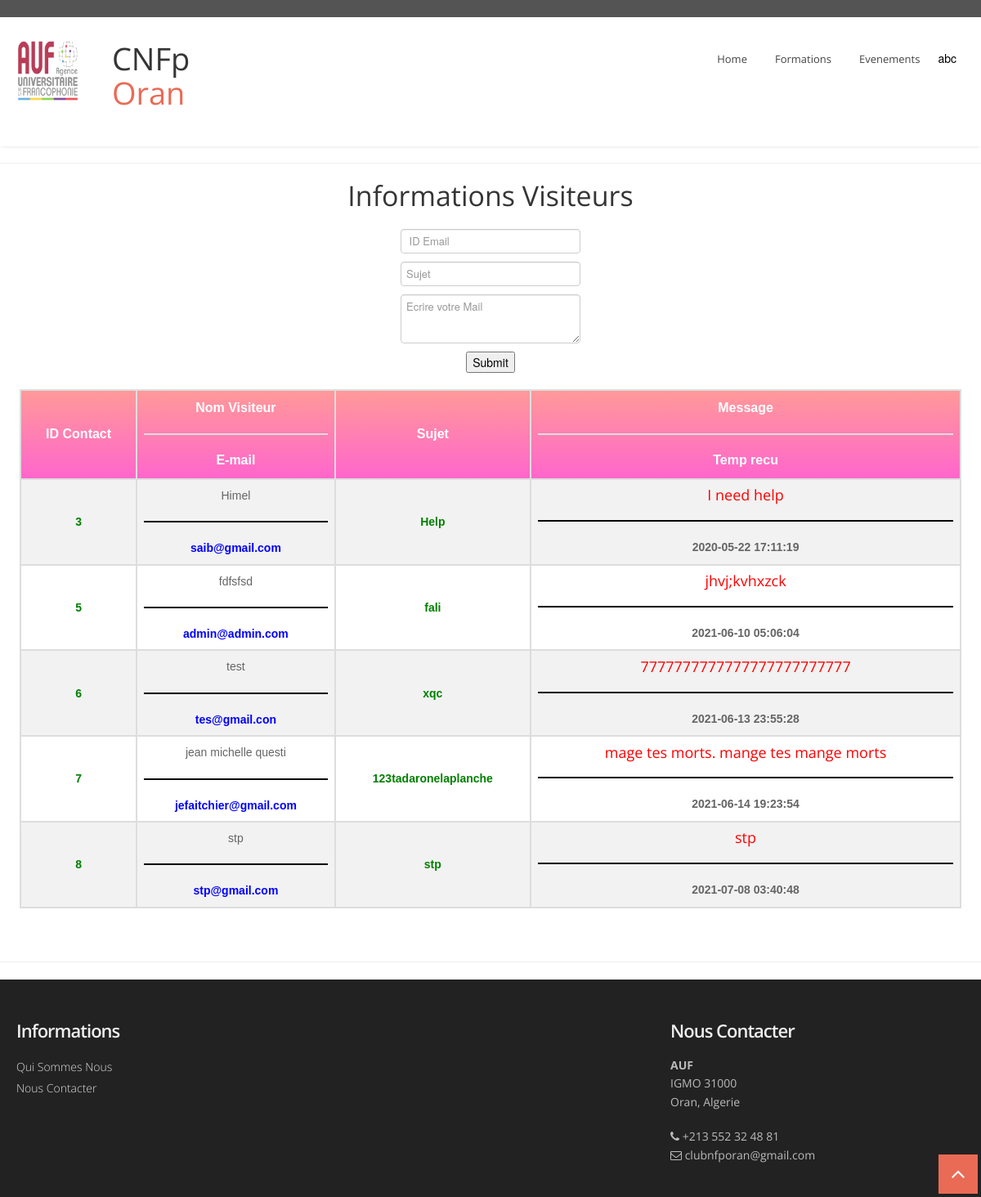
/chat_contact_us_admin.php (signed in), run on the app's committed database.
### tables this page shows
CREATE TABLE `client_signup` (
  `signup_id` int(20) NOT NULL,
  `firstname` varchar(25) NOT NULL,
  `lastname` varchar(25) NOT NULL,
  `username` varchar(25) NOT NULL,
  `phone` varchar(25) NOT NULL,
  `email` varchar(30) NOT NULL,
  `password` varchar(30) NOT NULL,
  `reg_time` datetime NOT NULL DEFAULT current_timestamp(),
  `address` varchar(40) NOT NULL,
  `pass_re_code` varchar(6) DEFAULT NULL
);

CREATE TABLE `contact_us` (
  `contact_id` int(10) NOT NULL,
  `name` varchar(20) NOT NULL,
  `email` varchar(25) NOT NULL,
  `subject` varchar(20) NOT NULL,
  `message` varchar(110) NOT NULL,
  `m_time` datetime NOT NULL DEFAULT current_timestamp()
);

### chat_contact_us_admin.php (the view, shortened to what this page needs)
<!DOCTYPE html>
<html lang="en">
<head>
</head>
<body>
  <?php
   include 'menu.php' ;
  ?>
   <hr/>
   <h2 align="center">Informations Visiteurs </h2>
   <form method="post" action="chat_contact_us_admin.php" align="center">
      <input type="text" name="email_id" placeholder=" ID Email" ><br />
       <input type="text" name="email_subject" placeholder="Sujet" ><br />
        <textarea name="reply_mail" placeholder="Ecrire votre Mail" style="height:50px"></textarea> <br />
          <input type="submit" name="submit" value="Submit">
  </form>
   <table id="my_post">
    <tr>
      <th>ID Contact</th>
      <th>Nom Visiteur <hr style="height:2px;border-width:0;color:black;background-color:#ddd">E-mail
      </th>
      <th>Sujet</th>
      <th>Message<hr style="height:2px;border-width:0;color:black;background-color:#ddd">Temp recu
      </th>
    </tr>
    <?php
       $conn = mysqli_connect("localhost","root","","AUF");
        $query = "SELECT * FROM contact_us ORDER BY contact_id ASC ";
        $r = $conn->query($query);
        while($row = $r->fetch_array()) :
         if(isset($_SESSION['user_name']))
        {
            echo "
                  <tr>
                   <td style='color: green'><b>".$row['contact_id']."</b></td>
                   <td>".$row['name']."<hr style='height:2px;border-width:0;color:black;background-color:black'>
                     <b style='color: blue'>".$row['email']."</b>
                  </td>
                  <td style='color: green'><b>".$row['subject']."</b></td>
                   <td><h6 style='color: red'>".$row['message']."</h6> <hr style='height:2px;border-width:0;color:black;background-color:black'>
                         <strong>".$row['m_time']."</strong>
                   </td>
                 </tr> " ;
         }
         else "ERROR OCCURED" ;
  ?>
<?php endwhile; ?>
</table>
  <br />
<br />
<hr/>
      <?php include 'footer.php'?>
  </body>

### menu.php (shortened to what this page needs)
 <head>
  <link href="css/bootstrap.css" rel="stylesheet" />
  <link href="css/bootstrap-responsive.css" rel="stylesheet" />
  <link href="css/flexslider.css" rel="stylesheet" />
  <link href="css/prettyPhoto.css" rel="stylesheet" />
  <link href="css/camera.css" rel="stylesheet" />
  <link href="css/jquery.bxslider.css" rel="stylesheet" />
  <link href="css/style.css" rel="stylesheet" />
  <link href="css/menubar.css" rel="stylesheet" />
  <link href="color/default.css" rel="stylesheet" />
</head>
<body>
<div id="wrapper">
  <header>
    <div class="top">
      <div class="container">
        <div class="row">
          <div class="span6">
          </div>
     <div class="span6">
      </div>
        </div>
      </div>
    </div>
    <div class="container">
      <div class="row nomargin">
        <div class="span3">
           <div class="logo-image" id="logo">
              <a href="index.php"><img src="img/logo/logo.png" class="img-fluid" /></a>
            </div>
 <h1 class="animated fadeInDown" size="30px">&nbsp;&nbsp;&nbsp;&nbsp;CNFp<span class="colored"> &nbsp;&nbsp;&nbsp;&nbsp;Oran</span></h1>
        </div>
        <div class="span9">
          <div class="navbar navbar-static-top">
            <div class="navigation">
              <nav>
                <ul class="nav topnav">
                 <li><a class ="btn btn-large btn-primary" href="index.php">Home</a></li>
                 <li><a class ="btn btn-large btn-primary" href="formation.php">Formations</a></li>
                 <li><a class ="btn btn-large btn-primary" href="event.php">Evenements</a></li>
             <?php
                  if(isset($_SESSION['user_name']))
                 {
             ?>
           <div class="dropdown">
             <button class="dropbtn">
    <?php
      $use = $_SESSION['user_name'];
      $conn = mysqli_connect("localhost","root","","AUF");
      $sql = "SELECT * FROM client_signup WHERE username='$use'";
       if($result = mysqli_query($conn,$sql))
      {
           while ($row = $result->fetch_assoc())
          {
                $firstname = $row["firstname"];
                echo '<tr>
                        <td>'.$firstname.'</td>
                      </tr>';
                echo"
                    </button>
                    <div class='dropdown-content'>
                    <a href='c_profile.php'>My Profile</a>
                    <hr><a href='c_logout.php' class='w3-bar-item w3-button w-3-padding-10px'>Logout</a></hr>
                    </div> " ;
               }
         }
    ?>
 <?php
 }
?>
                </ul>
              </nav>
            </div>
          </div>
        </div>
      </div>
    </div>
  </header>
</body>

### css/style.css (style rules this page uses)
body { font-family: 'Open Sans', sans-serif; font-size: 14px; font-weight: 400; line-height: 1.6em; color: #656565; }
a { color: #4b5056; }
.bold { font-weight: 900; }
#logo { font-size: 20px; font-weight: bold; font-family: sans-serif; font-stretch: semi-condensed; text-shadow: 3px darkblue; }
.container { padding: 0 20px 0 20px; position: relative; }
#wrapper { width: 100%; margin: 0; padding: 0; }
.row { margin-bottom: 30px; }
.row.nomargin { margin-bottom: 0; }
header { background: #fff; margin: 0; padding: 0 0 20px; position: relative; z-index: 2000; -webkit-box-shadow: 0 2px 4px -2px #ddd; -moz-box-shadow: 0 2px 4px -2px #ddd; box-shadow: 0 2px 4px -2px #ddd; }
header .top { padding: 10px 0 10px; margin: 0 0 30px; background: #545454; }
header .top .row { margin-bottom: 0; }
header .navigation { float: right; }
header ul.nav li { border: none; margin: 0; }
header ul.nav li a { border: none; font-weight: 400; }
.navbar .nav>li>a { font-size: 13px; color: #444; text-shadow: none; }

### color/default.css (style rules this page uses)
h1 span.colored, h2 span.colored,h3 span.colored,h4 span.colored,h5 span.colored,h6 span.colored { color:#e96b56; }

### css/overwrite.css (style rules this page uses)
h1, h2, h3, h4, h5, h6 { font-family:'Open Sans', sans-serif; color:#353535; font-weight:400; line-height:1.1em; margin-top:0; }
h1 { font-size:38px; margin-bottom:24px; }
h2 { font-size:34px; margin-bottom:22px; }
h6 { font-size:18px; margin-bottom:20px; }
select, textarea, input[type="text"], input[type="password"], input[type="datetime"], input[type="datetime-local"], input[type="date"], input[type="month"], input[type="time"], input[type="week"], input[type="number"], input[type="email"], input[type="url"], input[type="search"], input[type="tel"], input[type="color"], .uneditable-input { font-size: 13px; }
ul, ol { padding: 0; margin: 0 0 10px 25px; }
li { line-height: 1.6em; }
.btn { font-size: 14px; font-weight:600; text-shadow: none; background-image:none; border-color: none; border-bottom-color: none; -webkit-box-shadow: none; -moz-box-shadow: none; box-shadow: none; }
.btn { outline:0; -webkit-border-radius: 2px; -moz-border-radius: 2px; border-radius: 2px; }
a.btn,.btn:focus { outline:0; }
.btn-large { font-size: 22px; padding: 18px 30px; font-weight:700; -webkit-border-radius: 6px; -moz-border-radius: 6px; border-radius: 6px; }
.btn-primary { outline:0; background: #36739D; border-color:#36739D; }
.navbar .nav { border-right:none; border-left:none; }
.navbar .nav > li > a { float: none; font-size:13px; margin-left:10px; margin-right:0; text-decoration: none; text-shadow: none; border-right:none; border-left:none; color: #fff; border:2px solid transparent; padding:4px 10px 4px 10px; background-image: none; background: none; }

### chat_contact_us_admin.php (style rules this page uses)
#my_post { font-family: "Trebuchet MS", Arial, Helvetica, sans-serif ; border-collapse: collapse ; width: 96%; margin-left:auto ; margin-right:auto; }
#my_post td, #my_post th { border: 2px solid #ddd ; padding: 8px; font-size : 14px; text-align: center; }
#my_post tr:nth-child(even) { background-color: #f2f2f2; }
#my_post th { padding-top: 10px; padding-bottom: 10px; text-align: center; font-size : 16px; background: linear-gradient(to bottom, #ff9999 0%, #ff66cc 100%); color: white; }

### menu.php (style rules this page uses)
.logo-image { width: 110px; height: 110px; overflow: hidden; margin-top: -4px; opacity: 0.8; }
.span3 { display: flex; align-items: center; }
.dropbtn { background-color: white; color: black; padding: 10px; font-size: 14px; border: none; }
.dropdown { position: relative; display: inline-block; }

### data on the page
client_signup: firstname "abc"
contact_us: contact_id "3", name "Himel", email "saib@gmail.com", subject "Help", message "I need help", m_time "2020-05-22 17:11:19"
contact_us: contact_id "5", name "fdfsfsd", email "admin@admin.com", subject "fali", message "jhvj;kvhxzck", m_time "2021-06-10 05:06:04"
contact_us: contact_id "6", name "test", email "tes@gmail.con", subject "xqc", message "7777777777777777777777777", m_time "2021-06-13 23:55:28"
contact_us: contact_id "7", name "jean michelle questi", email "jefaitchier@gmail.com", subject "123tadaronelaplanche", message "mage tes morts. mange tes mange morts", m_time "2021-06-14 19:23:54"
contact_us: contact_id "8", name "stp", email "stp@gmail.com", subject "stp", message "stp", m_time "2021-07-08 03:40:48"
